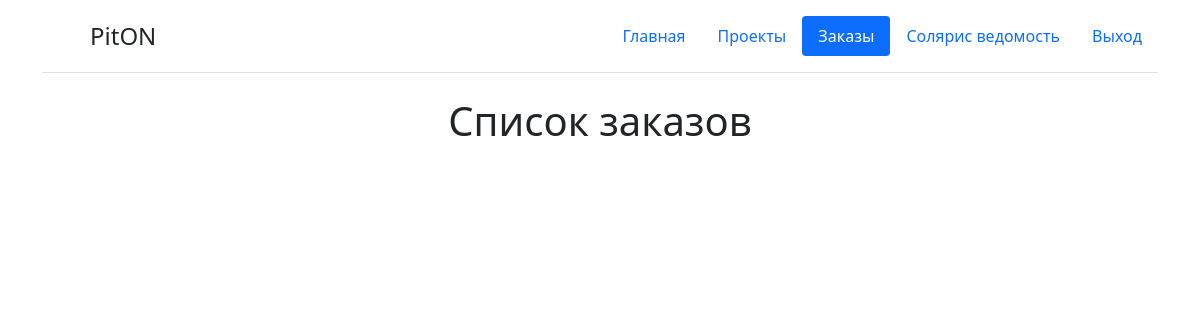
Page /home/zakaz/ (signed in) on the earlier database version.
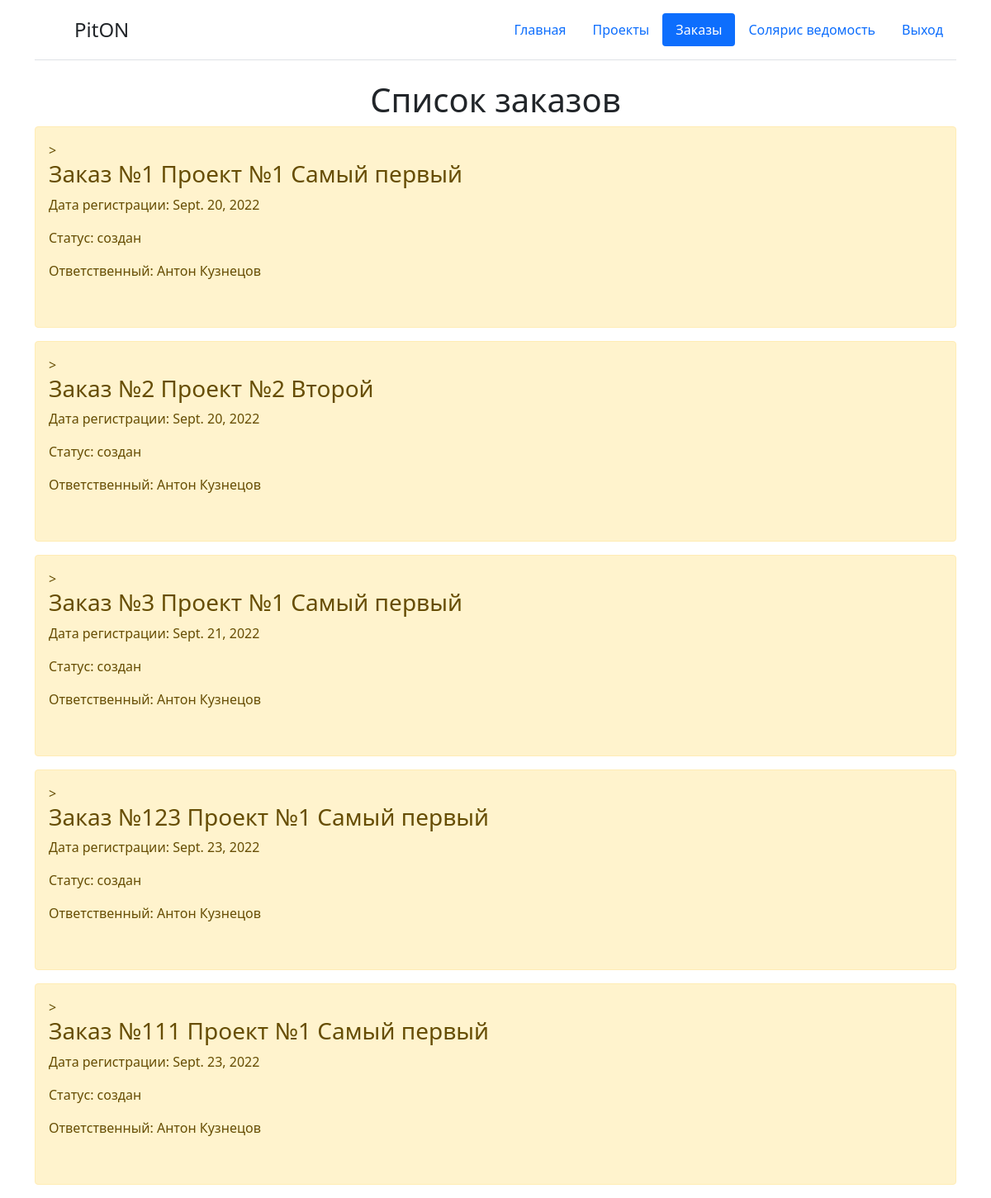
Same page on the later database version.
### solaris_vedomost/models.py (models this page shows, shortened)
class SolVed(models.Model):
    class Prom(models.Model):
        PROM = (
            ('Питон кама', 'Питон кама'),
            ('Солярис', 'Солярис')
        )
    class Stat(models.Model):
        STATUS = (
            ('создан', 'создан'),
            ('в работе', 'в работе'),
            ('на упаковке', 'на упаковке'),
            ('отгружен', 'отгружен'),
            ('завершён', 'завершён')
        )
    NomZak = models.CharField('Номер заказа', max_length=15)
    NomProj = models.ForeignKey(reg, db_index=True, max_length=100, on_delete=models.PROTECT, null=True)
    Date_creation = models.DateField('Дата создания', auto_now=True)
    Responsible = models.CharField('Отвественный', max_length=100)
    PromPlosh = models.CharField('Производственная площадка', default='Солярис', max_length=30, choices=Prom.PROM)
    Status = models.CharField('Статус', max_length=15, default='создан', choices=Stat.STATUS)
    uploadedFile = models.FileField(upload_to="Uploaded Files/", null=True)
    class Meta:
        verbose_name = 'Таблица Заказов'

### reg/models.py (models this page shows)
class reg(models.Model):
    class Stat(models.Model):
        STATUS = (
            ('создан', 'создан'),
            ('согласован', 'согласован'),
            ('в работе', 'в работе'),
            ('завершен', 'завершен')
        )
    numbers = models.CharField('Номер проекта', max_length=10)
    NameProg = models.CharField('Наименование', max_length=100)
    Date_born = models.DateField('Дата создания', auto_now=True)
    Responsible = models.CharField('Отвественный', max_length=100)
    Customer_company = models.CharField('', max_length=50)
    Adres_obj = models.TextField('Адрес объекта')
    Status = models.CharField('Статус', max_length=30, default='создан', choices=Stat.STATUS)
    def __str__(self):
        return 'Проект №' + self.numbers + ' ' + self.NameProg
    class Meta:
        verbose_name = 'Таблица регистрации'

### solaris_vedomost/views.py (the view)
# urls.py: path('zakaz/', spis_zakaz, name='zakazi'),
def spis_zakaz(request):
    date_spis_zakaz = SolVed.objects.all()
    return render(request, 'solaris_vedomost/spis_zakaz.html',
                  {'title': 'Зарегистрированные Заказы', 'date_spis_zakaz': date_spis_zakaz})

### templates/solaris_vedomost/spis_zakaz.html (shortened to what this page needs)
{% extends 'reg/base.html' %}
{% block content %}
    <h1 align="center">Список заказов</h1>
    {% for el in date_spis_zakaz %}
        <div {% if el.Status == 'создан' %}
                class="alert alert-warning" role="alert"
                {% elif el.Status == 'в работе' %}
                class="alert alert-danger" role="alert"
                {% elif el.Status == 'на упаковке' %}
                class="alert alert-success" role="alert"
                {% elif el.Status == 'отгружен' %}
                class="alert alert-secondary" role="alert"
                {% else %}
                class="alert alert-light" role="alert"
                {% endif %}>>
            <h3>Заказ №{{ el.NomZak }} {{ el.NomProj }}</h3>
            <p>Дата регистрации: {{ el.Date_creation }}</p>
            <p>Статус:   {{ el.Status }}</p>
            <p>Ответственный: {{ el.Responsible }}</p><br>
        </div>
    {% endfor %}
{% endblock %}

Differences in the rows shown:
added SolVed: NomZak "1", NomProj "Проект №1 Самый первый", Date_creation "Sept. 20, 2022", Status "создан", Responsible "Антон Кузнецов"
added SolVed: NomZak "2", NomProj "Проект №2 Второй", Date_creation "Sept. 20, 2022", Status "создан", Responsible "Антон Кузнецов"
added SolVed: NomZak "3", NomProj "Проект №1 Самый первый", Date_creation "Sept. 21, 2022", Status "создан", Responsible "Антон Кузнецов"
added SolVed: NomZak "123", NomProj "Проект №1 Самый первый", Date_creation "Sept. 23, 2022", Status "создан", Responsible "Антон Кузнецов"
added SolVed: NomZak "111", NomProj "Проект №1 Самый первый", Date_creation "Sept. 23, 2022", Status "создан", Responsible "Антон Кузнецов"
